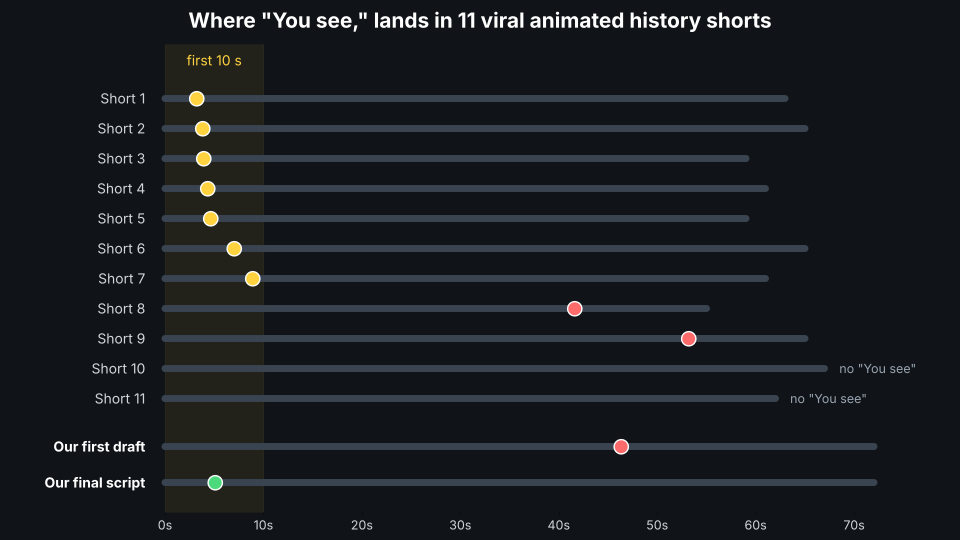
#> input picture references/you_see_timeline.png, 1920 x 1080 px (shown at 1/2 size)
$ python stats.py ../references/you_see_timeline.png
#> lines starting #> are read from the running program, lines starting #| are printed output that depends on the picture
"""Colour statistics of frames: python stats.py frame1.jpg frame2.jpg ...
Prints luma mean, std, p2, p98 and mean saturation. Viral-style targets: day mean .43-.57; night needs p98 >= .85
(light sources); saturation .38-.65."""
import sys, numpy as np
from PIL import Image
for p in sys.argv[1:]:
    a = np.asarray(Image.open(p).convert("RGB").resize((180, 320))).astype(float) / 255
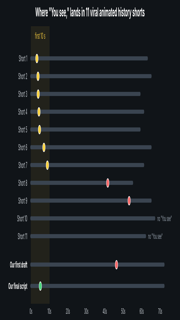
#> a: shape (320, 180, 3) float64; mean R, G, B 0.0999, 0.116, 0.131
    lum = 0.2126 * a[..., 0] + 0.7152 * a[..., 1] + 0.0722 * a[..., 2]
    mx, mn = a.max(-1), a.min(-1); sat = np.where(mx > 0, (mx - mn) / np.maximum(mx, 1e-6), 0)
#> after `mx, mn = (a.max(-1), a.min(-1))`:
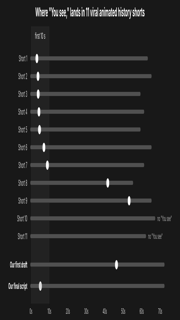
#> mx: shape (320, 180) float64; min 0.0353, max 1, mean 0.135
#> after `mx, mn = (a.max(-1), a.min(-1))`:
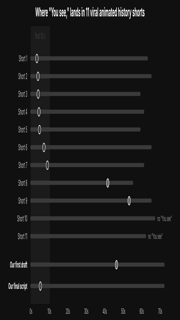
#> mn: shape (320, 180) float64; min 0.00392, max 0.973, mean 0.0962
#> after `sat = np.where(mx > 0, (mx - mn) / np.maximum(mx, 1e-06), 0)`:
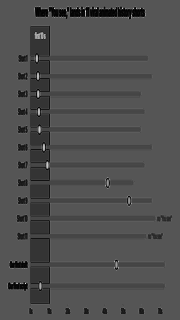
#> sat: shape (320, 180) float64; min 0, max 0.9, mean 0.309
    print(f"{p}: mean {lum.mean():.2f}  std {lum.std():.2f}  p2 {np.percentile(lum, 2):.2f}  p98 {np.percentile(lum, 98):.2f}  sat {sat.mean():.2f}")
#| ../references/you_see_timeline.png: mean 0.11  std 0.09  p2 0.07  p98 0.37  sat 0.31
